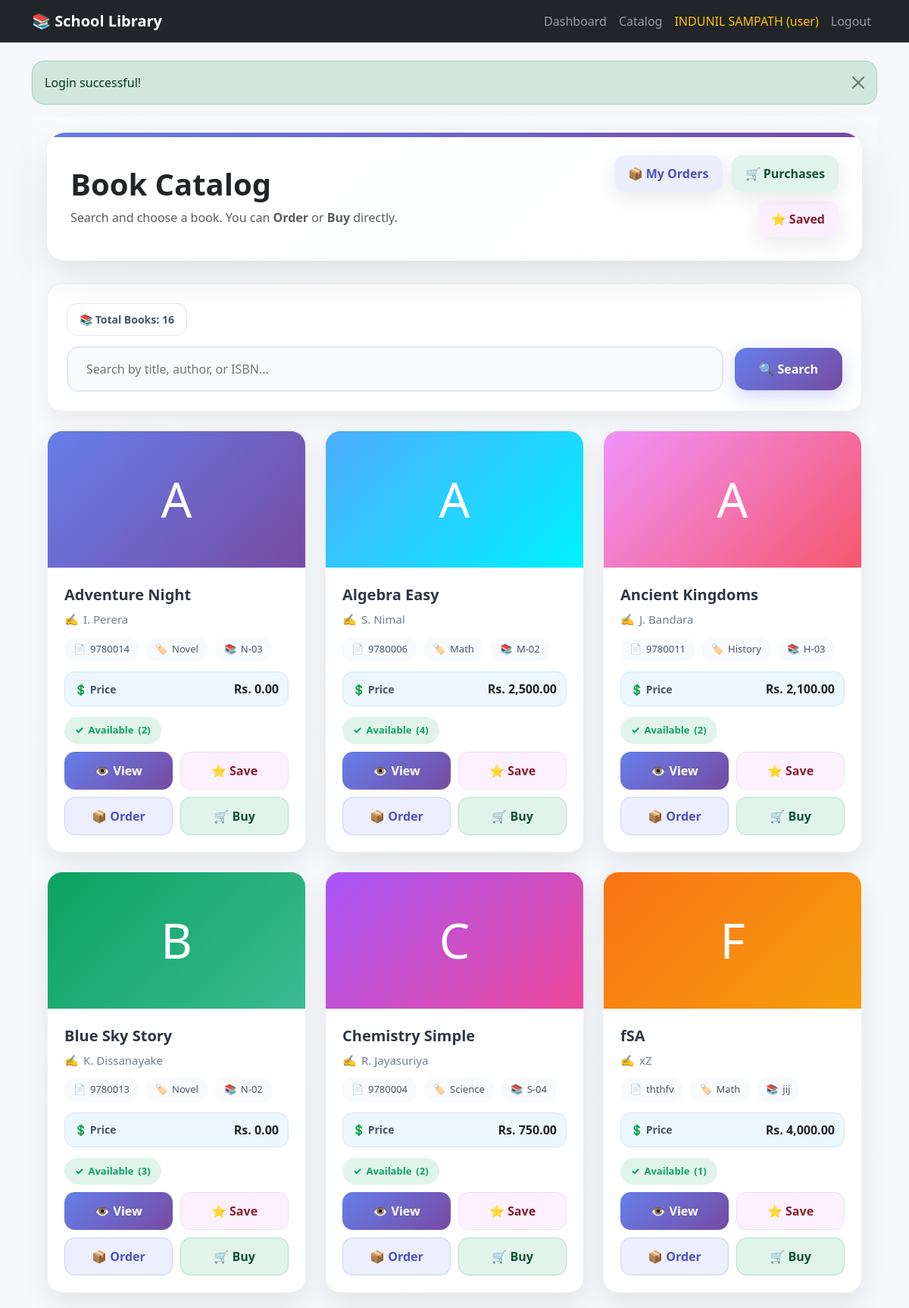
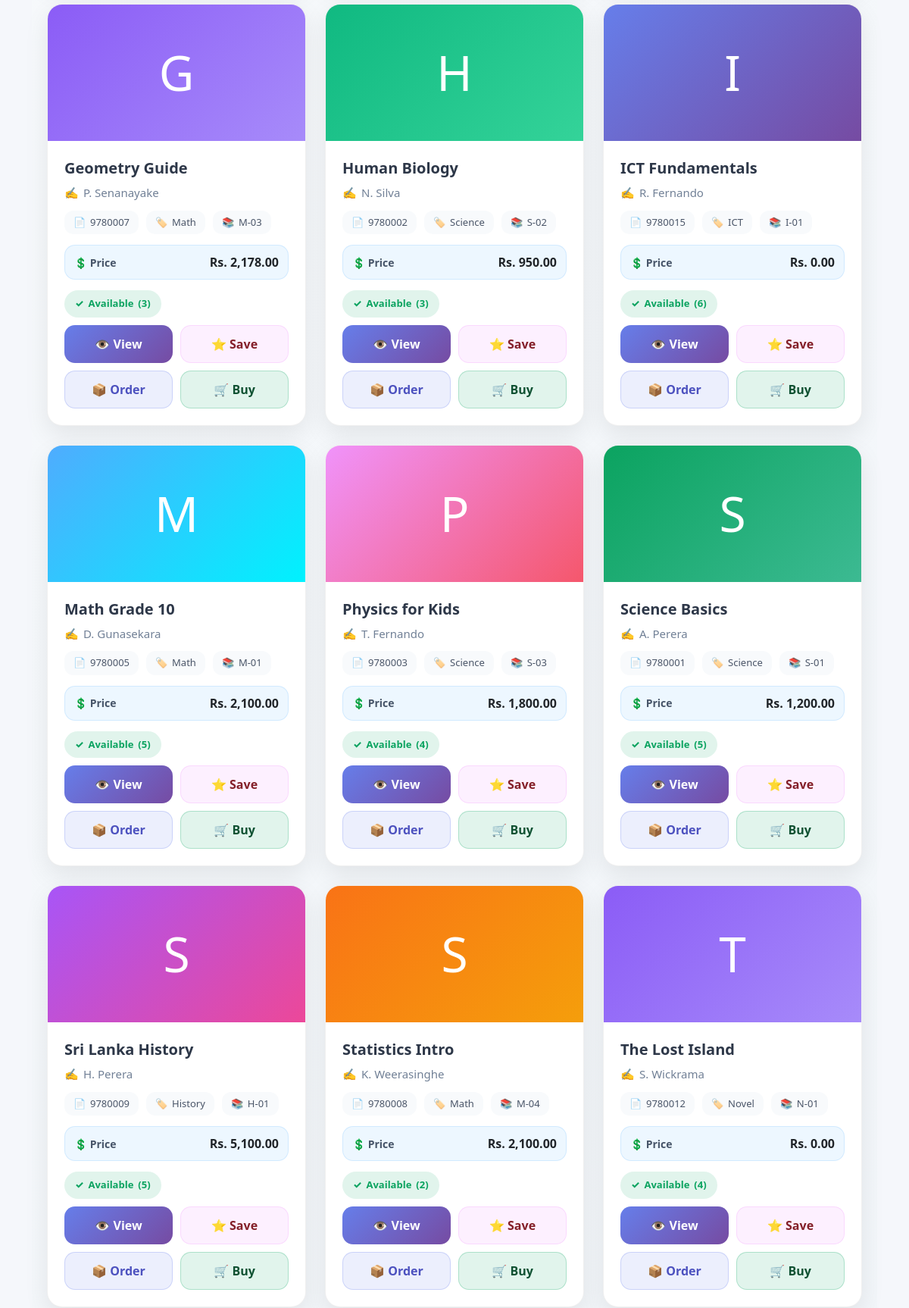
The page /user/catalog.php (signed in, upper part) on the database its author committed (2 pictures, top to bottom).
### tables this page shows
CREATE TABLE `books` (
  `id` int(11) NOT NULL,
  `isbn` varchar(30) DEFAULT NULL,
  `title` varchar(200) NOT NULL,
  `author` varchar(150) NOT NULL,
  `image_url` varchar(255) DEFAULT NULL,
  `publisher` varchar(150) DEFAULT NULL,
  `publish_year` int(11) DEFAULT NULL,
  `shelf` varchar(30) DEFAULT NULL,
  `category_id` int(11) DEFAULT NULL,
  `copies_total` int(11) NOT NULL DEFAULT 1,
  `copies_available` int(11) NOT NULL DEFAULT 1,
  `created_at` timestamp NOT NULL DEFAULT current_timestamp(),
  `price` decimal(10,2) NOT NULL DEFAULT 0.00
);

CREATE TABLE `categories` (
  `id` int(11) NOT NULL,
  `name` varchar(80) NOT NULL
);

### user/catalog.php (the view, shortened to what this page needs)
<?php
require_once __DIR__ . "/../config/db.php";
require_once __DIR__ . "/../includes/functions.php";
$q = trim($_GET['q'] ?? '');
if ($q !== '') {
    $like = "%$q%";
    $stmt = $conn->prepare("
        SELECT b.*, c.name AS category
        FROM books b
        LEFT JOIN categories c ON c.id = b.category_id
        WHERE b.title LIKE ? OR b.author LIKE ? OR b.isbn LIKE ?
        ORDER BY b.title ASC
    ");
    $stmt->bind_param("sss", $like, $like, $like);
    $stmt->execute();
    $books = $stmt->get_result();
} else {
    $books = $conn->query("
        SELECT b.*, c.name AS category
        FROM books b
        LEFT JOIN categories c ON c.id = b.category_id
        ORDER BY b.title ASC
    ");
}
require_once __DIR__ . "/../includes/header.php";
?>
<div class="catalog-wrapper">
  <div class="header-card">
    <div class="row align-items-center">
      <div class="col-md-8">
        <h1 class="fw-bold display-6 mb-2">Book Catalog</h1>
        <p class="text-muted mb-0">Search and choose a book. You can <b>Order</b> or <b>Buy</b> directly.</p>
      </div>
      <div class="col-md-4">
        <div class="top-actions">
          <a class="chip-btn chip-orders" href="/school_library/user/my_orders.php">📦 My Orders</a>
          <a class="chip-btn chip-purchases" href="/school_library/user/purchase_history.php">🛒 Purchases</a>
          <a class="chip-btn chip-saved" href="/school_library/user/saved_books.php">⭐ Saved</a>
        </div>
      </div>
    </div>
  </div>
  <div class="search-card">
    <div class="stats-bar">
      <span class="stat-badge">📚 Total Books: <?php echo (int)$books->num_rows; ?></span>
    </div>
    <form class="search-form" method="get">
      <input class="search-input" name="q" placeholder="Search by title, author, or ISBN..." value="<?= e($q) ?>" autocomplete="off">
      <button type="submit" class="search-btn">🔍 Search</button>
    </form>
  </div>
  <?php if ($books && $books->num_rows > 0): ?>
    <div class="books-grid">
      <?php
      $colors = [
        'linear-gradient(135deg, #667eea, #764ba2)',
        'linear-gradient(135deg, #4facfe, #00f2fe)',
        'linear-gradient(135deg, #f093fb, #f5576c)',
        'linear-gradient(135deg, #0ba360, #3cba92)',
        'linear-gradient(135deg, #a855f7, #ec4899)',
        'linear-gradient(135deg, #f97316, #f59e0b)',
        'linear-gradient(135deg, #8b5cf6, #a78bfa)',
        'linear-gradient(135deg, #10b981, #34d399)'
      ];
      $colorIndex = 0;
      while($b = $books->fetch_assoc()):
        $color = $colors[$colorIndex % count($colors)];
        $colorIndex++;
        $available = ((int)($b['copies_available'] ?? 0) > 0);
        $price = (float)($b['price'] ?? 0);
      ?>
        <div class="book-card">
          <div class="book-cover" style="background: <?php echo $color; ?>">
            <?php echo strtoupper(substr($b['title'] ?? 'B', 0, 1)); ?>
          </div>
          <div class="book-content">
            <div class="book-title" title="<?= e($b['title'] ?? '') ?>"><?= e($b['title'] ?? '') ?></div>
            <div class="book-author">
              <span>✍️</span><span><?= e($b['author'] ?? '') ?></span>
            </div>
            <div class="book-meta">
              <div class="meta-item" title="ISBN"><span>📄</span><span><?= e($b['isbn'] ?? '-') ?></span></div>
              <div class="meta-item" title="Category"><span>🏷️</span><span><?= e($b['category'] ?? 'Uncategorized') ?></span></div>
              <div class="meta-item" title="Shelf"><span>📚</span><span><?= e($b['shelf'] ?? 'N/A') ?></span></div>
            </div>
            <div class="price-tag">
              <div class="small">💲 Price</div>
              <b>Rs. <?php echo number_format($price, 2); ?></b>
            </div>
            <div class="<?php echo $available ? 'available' : 'unavailable'; ?> availability-badge">
              <span><?php echo $available ? '✓' : '✗'; ?></span>
              <span><?php echo $available ? 'Available' : 'Unavailable'; ?></span>
              <span>(<?php echo (int)($b['copies_available'] ?? 0); ?>)</span>
            </div>
            <div class="book-actions">
              <a class="btn-action btn-view" href="/school_library/user/book_details.php?id=<?= (int)$b['id'] ?>">👁️ View</a>
              <a class="btn-action btn-save" href="/school_library/user/save_book.php?id=<?= (int)$b['id'] ?>" title="Save book">⭐ Save</a>
            </div>
            <div class="book-actions-2">
              <a class="btn-action btn-order" href="/school_library/user/order_book.php?id=<?= (int)$b['id'] ?>">📦 Order</a>
              <a class="btn-action btn-buy" href="/school_library/user/buy_book.php?id=<?= (int)$b['id'] ?>">🛒 Buy</a>
            </div>
          </div>
        </div>
      <?php endwhile; ?>
    </div>
  <?php endif; ?>
</div>
<?php require_once __DIR__ . "/../includes/footer.php"; ?>

### assets/css/style.css (style rules this page uses)
body { background: #f5f7fb; }

### rows shown on the page
books: title "A", title "Adventure Night", author "I. Perera", isbn "9780014", category.name "Novel", shelf "N-03", price "0.00", shows "Available", copies_available "2"
books: title "A", title "Algebra Easy", author "S. Nimal", isbn "9780006", category.name "Math", shelf "M-02", price "2,500.00", shows "Available", copies_available "4"
books: title "A", title "Ancient Kingdoms", author "J. Bandara", isbn "9780011", category.name "History", shelf "H-03", price "2,100.00", shows "Available", copies_available "2"
books: title "B", title "Blue Sky Story", author "K. Dissanayake", isbn "9780013", category.name "Novel", shelf "N-02", price "0.00", shows "Available", copies_available "3"
books: title "C", title "Chemistry Simple", author "R. Jayasuriya", isbn "9780004", category.name "Science", shelf "S-04", price "750.00", shows "Available", copies_available "2"
books: title "F", title "fSA", author "xZ", isbn "ththfv", category.name "Math", shelf "jij", price "4,000.00", shows "Available", copies_available "1"
books: title "G", title "Geometry Guide", author "P. Senanayake", isbn "9780007", category.name "Math", shelf "M-03", price "2,178.00", shows "Available", copies_available "3"
books: title "H", title "Human Biology", author "N. Silva", isbn "9780002", category.name "Science", shelf "S-02", price "950.00", shows "Available", copies_available "3"
books: title "I", title "ICT Fundamentals", author "R. Fernando", isbn "9780015", category.name "ICT", shelf "I-01", price "0.00", shows "Available", copies_available "6"
books: title "M", title "Math Grade 10", author "D. Gunasekara", isbn "9780005", category.name "Math", shelf "M-01", price "2,100.00", shows "Available", copies_available "5"
books: title "P", title "Physics for Kids", author "T. Fernando", isbn "9780003", category.name "Science", shelf "S-03", price "1,800.00", shows "Available", copies_available "4"
books: title "S", title "Science Basics", author "A. Perera", isbn "9780001", category.name "Science", shelf "S-01", price "1,200.00", shows "Available", copies_available "5"
books: title "S", title "Sri Lanka History", author "H. Perera", isbn "9780009", category.name "History", shelf "H-01", price "5,100.00", shows "Available", copies_available "5"
books: title "S", title "Statistics Intro", author "K. Weerasinghe", isbn "9780008", category.name "Math", shelf "M-04", price "2,100.00", shows "Available", copies_available "2"
books: title "T", title "The Lost Island", author "S. Wickrama", isbn "9780012", category.name "Novel", shelf "N-01", price "0.00", shows "Available", copies_available "4"

### other values the page prints
current_user()['full_name'] "INDUNIL SAMPATH"
current_user()['role'] "user"
$msg "Login successful!"
$books->num_rows "16"
